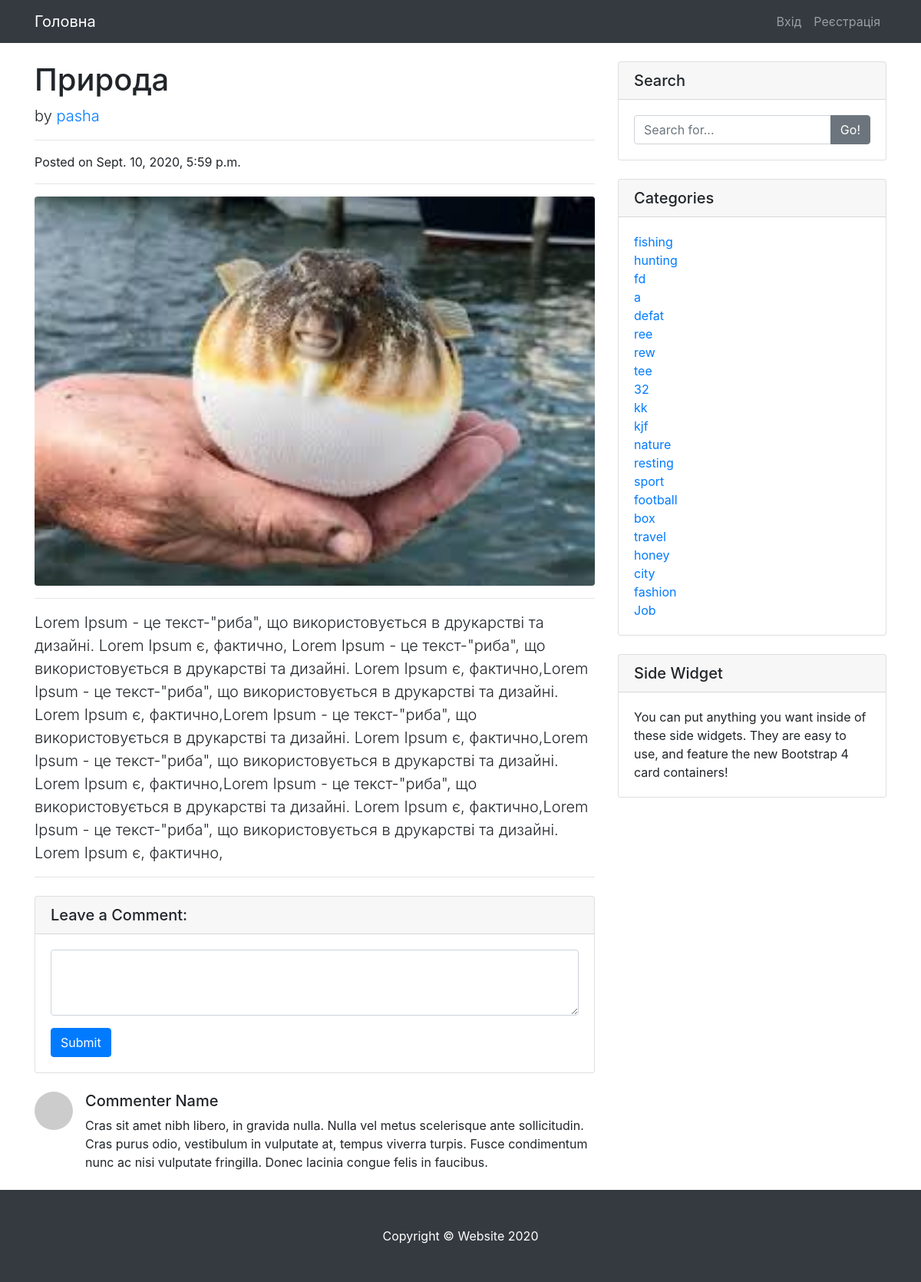
The app's page /articles/3/ with its own data.
### blog/models.py (models this page shows, shortened)
class Post(models.Model):
    class Meta:
        db_table = 'post'
        verbose_name = 'Стаття'
        verbose_name_plural = "Статті"
        ordering = ['create']
    title = models.CharField("Заголовок", max_length=200)
    author = models.ForeignKey(
        'auth.User',
        on_delete=models.CASCADE,
    )
    text = models.TextField("Текст статті", max_length=2500)
    image = models.ImageField("Зображення", upload_to="images/", blank=True)
    create = models.DateTimeField("Створенно", auto_now_add=True)
    update = models.DateTimeField("Обновленно", auto_now=True)
    moderation = models.BooleanField("Модерація", default=False)
    tags = TaggableManager()
    @property
    def image_url(self):
        if self.image and hasattr(self.image, 'url'):
            return self.image.url

### blog/views.py (the view)
# urls.py: path('articles/<int:id>/', SingleArticle.as_view(), name='articles'),
class SingleArticle(TagMixin, ListView):
    template_name = 'single_article.html'
    model = Post
    context_object_name = 'article'
    def get_queryset(self):
        return get_object_or_404(Post, pk=self.kwargs.get('id'))

### blog/views.py (called while the page is built)
    def get_context_data(self, **kwargs):
        context = super(TagMixin, self).get_context_data(**kwargs)
        context['tags'] = Tag.objects.all()
        return context

### templates/single_article.html
{% extends 'base.html' %}
{% block content %}
  <div class="container">
    <div class="row">
      <div class="col-lg-8">
        <h1 class="mt-4">{{ article.title }}</h1>
        <p class="lead">
          by
          <a href="#">{{ article.author }}</a>
        </p>
        <hr>
        <p>Posted on {{ article.update }}</p>
        <hr>
        <img class="img-fluid rounded" src="{{ article.image_url|default_if_none:'#'}} " alt="">
        <hr>
        <p class="lead">
            {{ article.text }}
        </p>
        <hr>
        <div class="card my-4">
          <h5 class="card-header">Leave a Comment:</h5>
          <div class="card-body">
            <form>
              <div class="form-group">
                <textarea class="form-control" rows="3"></textarea>
              </div>
              <button type="submit" class="btn btn-primary">Submit</button>
            </form>
          </div>
        </div>
        <div class="media mb-4">
          <img class="d-flex mr-3 rounded-circle" src="http://placehold.it/50x50" alt="">
          <div class="media-body">
            <h5 class="mt-0">Commenter Name</h5>
            Cras sit amet nibh libero, in gravida nulla. Nulla vel metus scelerisque ante sollicitudin. Cras purus odio, vestibulum in vulputate at, tempus viverra turpis. Fusce condimentum nunc ac nisi vulputate fringilla. Donec lacinia congue felis in faucibus.
          </div>
        </div>
      </div>
      <div class="col-md-4">
        <div class="card my-4">
          <h5 class="card-header">Search</h5>
          <div class="card-body">
            <div class="input-group">
              <input type="text" class="form-control" placeholder="Search for...">
              <span class="input-group-append">
                <button class="btn btn-secondary" type="button">Go!</button>
              </span>
            </div>
          </div>
        </div>
        <div class="card my-4">
          <h5 class="card-header">Categories</h5>
          <div class="card-body">
            <div class="row">
              <div class="col-lg-6">
                <ul class="list-unstyled mb-0">
                    {% for tag in tags %}
                     <li>
                        <a href="{% url 'tagged' tag.slug%}">{{ tag.name }}</a>
                     </li>
                    {% endfor %}
                </ul>
              </div>
            </div>
          </div>
        </div>
        <div class="card my-4">
          <h5 class="card-header">Side Widget</h5>
          <div class="card-body">
            You can put anything you want inside of these side widgets. They are easy to use, and feature the new Bootstrap 4 card containers!
          </div>
        </div>
      </div>
    </div>
  </div>
{% endblock %}

### static/css/style.css (style rules this page uses)
body { padding-top: 56px; }
.img-fluid { width: 100%; }

### records on screen
Post: title "Природа", author "pasha", update "Sept. 10, 2020, 5:59 p.m.", image_url (picture), text "Lorem Ipsum - це текст-\"риба\", що використовується в друкарстві та дизайні. Lorem Ipsum є, фактично, Lorem Ipsum - це текст-\"риба\", що використовується в друкарстві та дизайні. Lorem Ipsum є, фактично,Lorem Ipsum - це текст-\"риба\", що використовується в друкарстві та дизайні. Lorem Ipsum є, фактично,Lorem Ipsum - це текст-\"риба\", що використовується в друкарстві та дизайні. Lorem Ipsum є, фактично,Lorem Ipsum - це текст-\"риба\", що використовується в друкарстві та дизайні. Lorem Ipsum є, фактично,Lorem Ipsum - це текст-\"риба\", що використовується в друкарстві та дизайні. Lorem Ipsum є, фактично,Lorem Ipsum - це текст-\"риба\", що використовується в друкарстві та дизайні. Lorem Ipsum є,…"
Tag: name "fishing"
Tag: name "hunting"
Tag: name "fd"
Tag: name "a"
Tag: name "defat"
Tag: name "ree"
Tag: name "rew"
Tag: name "tee"
Tag: name "32"
Tag: name "kk"
Tag: name "kjf"
Tag: name "nature"
Tag: name "resting"
Tag: name "sport"
Tag: name "football"
Tag: name "box"
Tag: name "travel"
Tag: name "honey"
Tag: name "city"
Tag: name "fashion"
Tag: name "Job"
